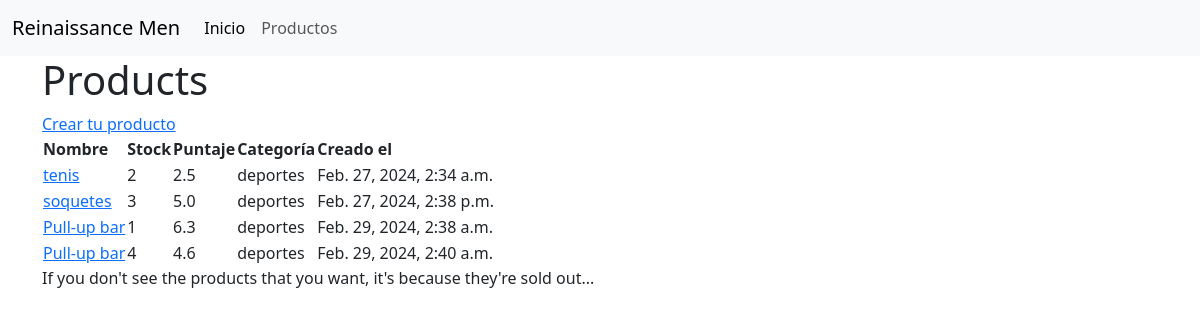
Screenshot of /products/ with the database file from the repository.
### productos/models.py (models this page shows, shortened)
class Producto (models.Model):
    nombre = models.CharField(max_length=255)
    stock = models.IntegerField()
    puntaje =  models.FloatField()
    categoria = models.ForeignKey(Categoria, on_delete = models.CASCADE)
    creacion = models.DateTimeField(default = timezone.now)

class Categoria (models.Model):
    nombre = models.CharField(max_length=255)
    def __str__(self):
        return self.nombre

### productos/views.py (the view)
def index (request):
    productos = list(Producto.objects.all())#.values comentado ya que luego no lo voy a usar cuando implemente mi plantilla
    return render(
        request,
        'template.html', #esta plantilla, python la va a buscar automáticamente en la carpeta templates, ya que es una convención.
        context={'prods' : productos}
    )

### productos/templates/template.html
{% extends 'base.html' %}
{% block content %}
    <h1>Products</h1>
    <a href="productos:form">Crear tu producto</a>
    <table class="prods_table">
        <thead>
            <tr>
                <th>Nombre</th>
                <th>Stock</th>
                <th>Puntaje</th>
                <th>Categoría</th>
                <th>Creado el</th>
            </tr>
        </thead>
        <tbody>
            {%for p in prods%}
                <tr>
                    <td>
                        <a href =  "{% url 'productos:detalle' p.id %}">
                            {{p.nombre}}
                        </a>
                    </td>
                    <td>{{p.stock}}</td>
                    <td>{{p.puntaje}}</td>
                    <td>{{p.categoria}}</td>
                    <td>{{p.creacion}}</td>
                </tr>
            {% endfor %}
        </tbody>
    </table>
    <p>If you don't see the products that you want, it's because they're sold out...</p>
{% endblock %}

### templates/base.html (shortened to what this page needs)
<!DOCTYPE html>
<html lang="en">
<head>
    <link href="https://cdn.jsdelivr.net/npm/bootstrap@5.3.3/dist/css/bootstrap.min.css" rel="stylesheet">
</head>
<body>
    <nav class="navbar navbar-expand-lg bg-body-tertiary">
        <div class="container-fluid">
          <a class="navbar-brand" href="{% url "landing" %}">Reinaissance Men</a>
          <div class="collapse navbar-collapse" id="navbarNav">
            <ul class="navbar-nav">
              <li class="nav-item">
                <a class="nav-link active" aria-current="page" href="{% url "landing" %}">Inicio</a>
              </li>
              <li class="nav-item">
                <a class="nav-link" href="{% url "productos:index" %}">Productos</a>
              </li>
            </ul>
          </div>
        </div>
      </nav>
    <div class = "container">
        {% block content %}
        {% endblock %}
    </div>
</body>
</html>

### rows the page displays
Producto: nombre "tenis", stock "2", puntaje "2.5", categoria "deportes", creacion "Feb. 27, 2024, 2:34 a.m."
Producto: nombre "soquetes", stock "3", puntaje "5.0", categoria "deportes", creacion "Feb. 27, 2024, 2:38 p.m."
Producto: nombre "Pull-up bar", stock "1", puntaje "6.3", categoria "deportes", creacion "Feb. 29, 2024, 2:38 a.m."
Producto: nombre "Pull-up bar", stock "4", puntaje "4.6", categoria "deportes", creacion "Feb. 29, 2024, 2:40 a.m."
